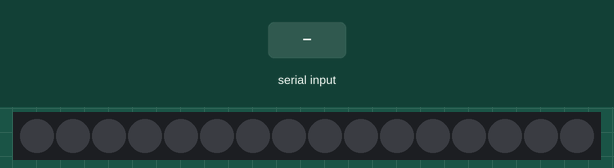
This sketch was run on a simulated Arduino Uno, built with avr-gcc and run on an emulated ATmega328P. Shown: 16 RGB LEDs in strip order, left to right. The test bench sets the inputs (shaded band).

Above: at 1.2 s.
1.3 s: "90,45\n" received over Serial
At 1.6 s:
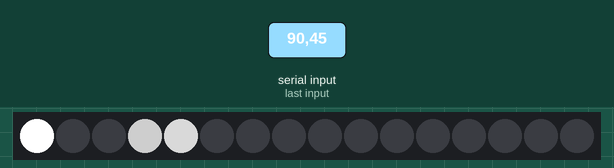
2.8 s: "30,150\n" received over Serial
Timing chart, 0 to 5.8 s (numbered marks = the images above; inputs shaded):
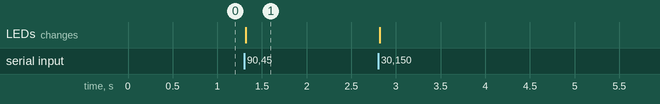

Measured:
- after the input at 1.3 s, the LEDs: change at once (image 1)

The sketch:

prostySERIALwrite.ino.ino
```cpp
#include"Tlc5940.h";
//#include"Tlc_config.h";
String readString;

int valn = 0;

void setup() {

Serial.begin(115200);
Tlc.init();
}

void loop() {

  while (Serial.available()) {
    char c = Serial.read();  //gets one byte from serial buffer
    readString += c; //makes the string readString
   // delay(2);
  } //slow looping to allow buffer to fill with next character
for (int i = 0; i<128 ; i++) {
  if (readString.length() >0) {
    valn = (readString.substring(i,i+1)).toInt();
    valn = map(valn,0,9,0,4095);
    Tlc.set(i , valn);

  }
}
      Tlc.update();
      readString = "";
}
```
